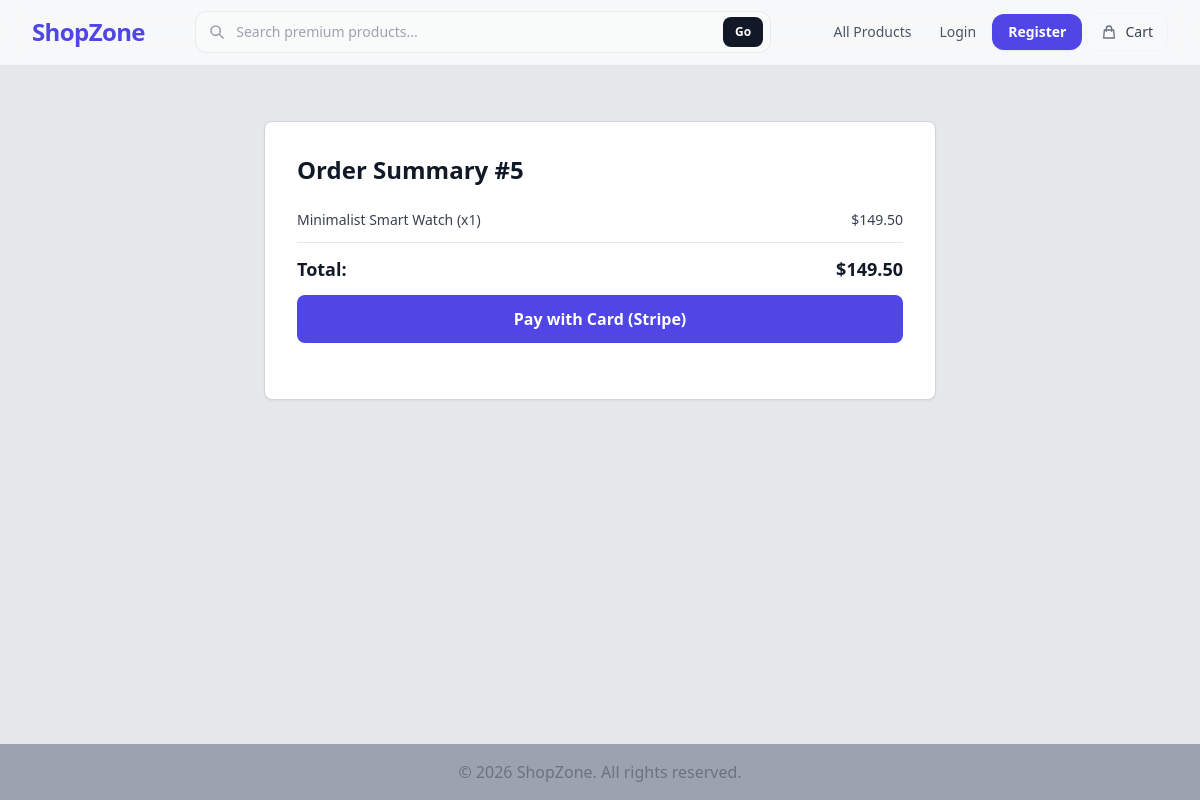
Screenshot of /order/5/payment/ with the database file from the repository.
### store/models.py (models this page shows, shortened)
class Order(models.Model):
    first_name = models.CharField(max_length=50)
    last_name = models.CharField(max_length=50)
    email = models.EmailField()
    address = models.CharField(max_length=250)
    city = models.CharField(max_length=100)
    created_at = models.DateTimeField(auto_now_add=True)
    paid = models.BooleanField(default=False)
    class Meta:
        ordering = ['-created_at']
    def get_total_cost(self):
        return sum(item.get_cost() for item in self.items.all())

class OrderItem(models.Model):
    order = models.ForeignKey(Order, related_name='items', on_delete=models.CASCADE)
    product = models.ForeignKey(Product, related_name='order_items', on_delete=models.CASCADE)
    price = models.DecimalField(max_digits=10, decimal_places=2)
    quantity = models.PositiveIntegerField(default=1)
    def get_cost(self):
        return self.price * self.quantity

class Product(models.Model):
    category = models.ForeignKey(Category, related_name='products', on_delete=models.CASCADE)
    name = models.CharField(max_length=100, unique=True)
    slug = models.SlugField(max_length=100, unique=True)
    description = models.TextField(blank=True, null=True)
    price = models.DecimalField(max_digits=10, decimal_places=2)
    stock = models.IntegerField(default=1)
    is_available = models.BooleanField(default=True)
    image_url = models.URLField(max_length=200, blank=True, null=True)
    created_at = models.DateTimeField(auto_now_add=True)
    updated_at = models.DateTimeField(auto_now=True)

### store/views.py (the view, shortened to what this page needs)
# urls.py: path('order/<int:order_id>/payment/', views.payment_process, name='payment_process'),
def payment_process(request, order_id):
    order = get_object_or_404(Order, id=order_id)
    return render(request, 'store/payment_process.html', {
        'order': order,
        'stripe_publishable_key': settings.STRIPE_PUBLISHABLE_KEY,
    })

### store/cart.py (called while the page is built)
    def __len__(self):
        return sum(item['quantity'] for item in self.cart.values())

### store/context_processors.py (called while the page is built)
def cart(request):
    return {'cart': Cart(request)}

### store/templates/store/payment_process.html (shortened to what this page needs)
{% extends 'store/base.html' %}
{% block content %}
    <div class="max-w-2xl mx-auto bg-white p-8 rounded-lg border border-gray-300 shadow-sm mt-8">
        <h1 class="text-2xl font-bold mb-6 text-gray-900">Order Summary #{{ order.id }}</h1>
        <div class="space-y-3 mb-6">
             {% for item in order.items.all %}
                <div class="flex justify-between text-sm text-gray-700">
                    <span>{{ item.product.name }} (x{{ item.quantity }})</span>
                    <span class="font-medium">${{ item.get_cost }}</span>
                </div>
             {% endfor %}
             <div class="border-t pt-3 flex justify-between font-bold text-lg text-gray-900">
                <span>Total:</span>
                <span>${{ order.get_total_cost }}</span>
             </div>
             <form action="{% url 'payment_process' order.id %}" method="post">
                <button type="submit" class="w-full bg-indigo-600 text-white font-bold py-3 px-4 rounded-lg hover:bg-indigo-700 transition">
                    Pay with Card (Stripe)
                </button>
             </form>
        </div>
    </div>
{% endblock content %}

### rows the page displays
Order: id "5", get_total_cost "149.50"
OrderItem: product.name "Minimalist Smart Watch", quantity "1", get_cost "149.50"
